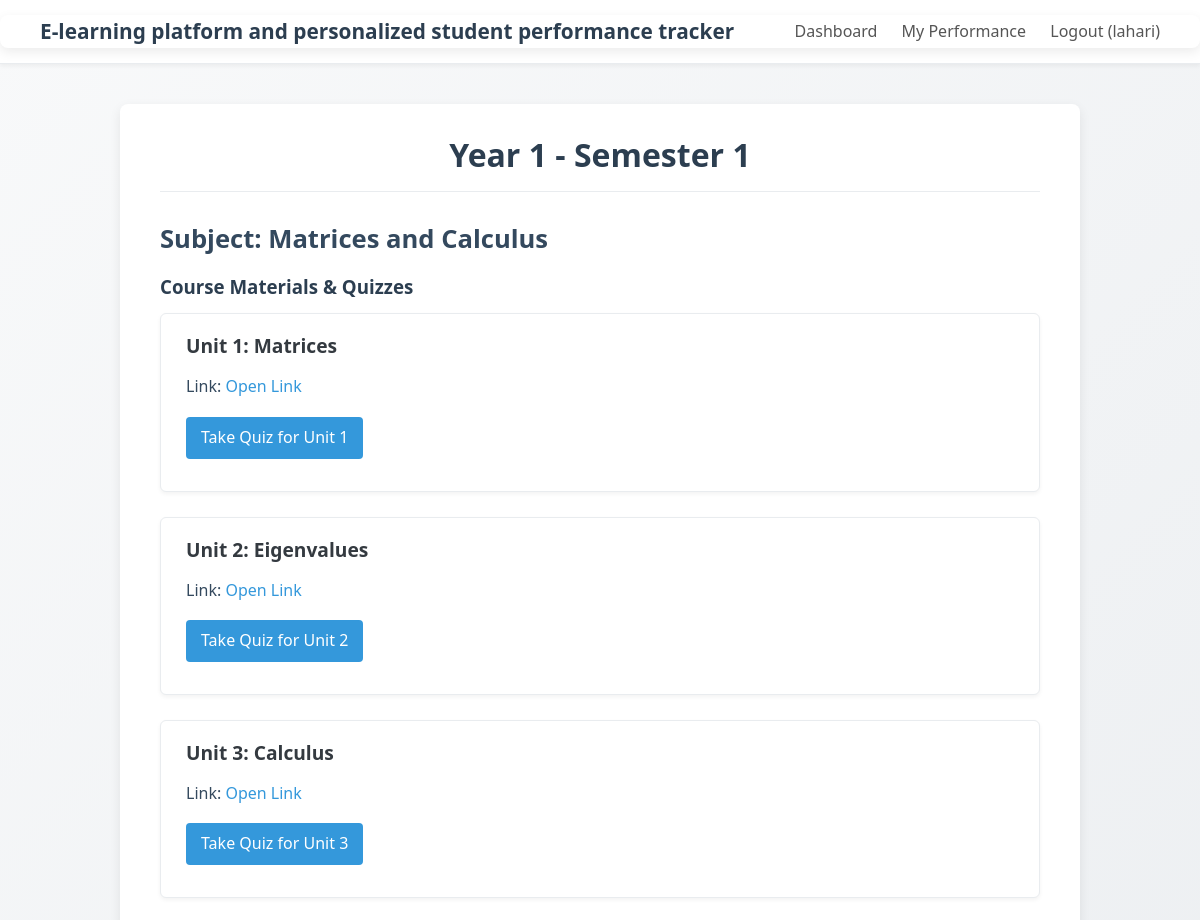
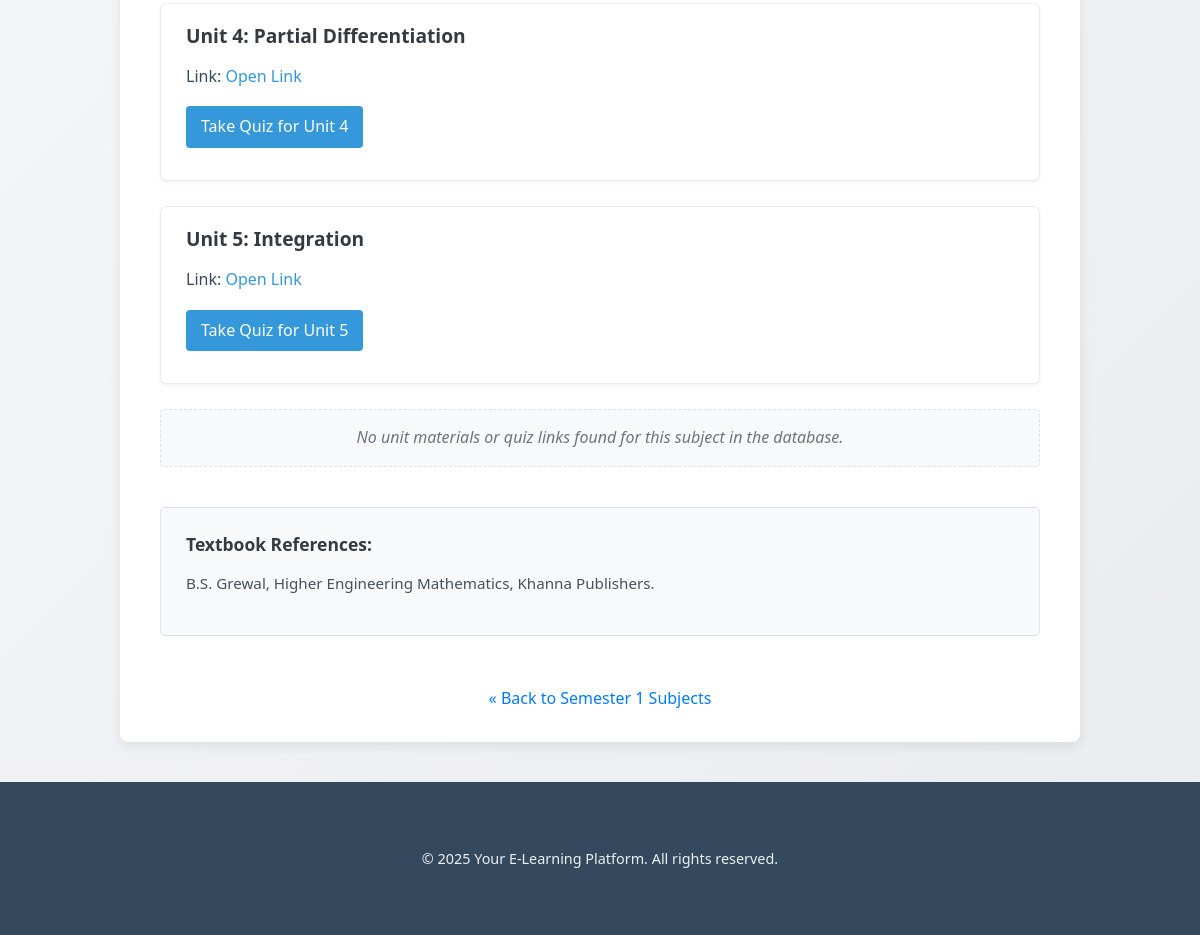
/year1/semester1/subject/Matrices and Calculus (signed in), run on the app's committed database (2 pictures, top to bottom).
### tables this page shows
CREATE TABLE courses (
    id INTEGER PRIMARY KEY,
    year INTEGER,
    content TEXT
, semester INTEGER, unit1_link TEXT, unit2_link TEXT, unit3_link TEXT, unit4_link TEXT, unit5_link TEXT, subject TEXT, unit1_name TEXT, unit2_name TEXT, unit3_name TEXT, unit4_name TEXT, unit5_name TEXT, referencebooks TEXT);

### app.py (the view)
@app.route('/year<int:year>/semester<int:semester>/subject/<subject>')
@login_required
def subject_detail_view(year, semester, subject):
    if not (1 <= year <= 4 and 1 <= semester <= 2):
        flash("Invalid year or semester.", "error")
        return redirect(url_for('dashboard'))
    user_id = session['user_id']
    course = None
    db = get_db()
    if not db:
        return redirect(url_for('semester_view', year_num=year, semester_num=semester))
    try:
        course_query = "SELECT * FROM courses WHERE year = ? AND semester = ? AND LOWER(TRIM(subject)) = LOWER(TRIM(?))"
        course = db.execute(course_query, (year, semester, subject)).fetchone()
    except sqlite3.Error as e:
        print(f"DB error fetching subject details: {e}")
        flash(f"Error retrieving data for {subject}.", "error")
        return redirect(url_for('semester_view', year_num=year, semester_num=semester))
    return render_template('subject_details.html', course=course, subject=subject, year=year, semester=semester)

### app.py (called while the page is built)
def get_db():
    if 'db' not in g:
        try:
            g.db = sqlite3.connect(DATABASE, timeout=10)
            g.db.row_factory = sqlite3.Row
            g.db.execute("PRAGMA journal_mode=WAL;")
            g.db.execute("PRAGMA busy_timeout = 5000;")
            g.db.execute("PRAGMA foreign_keys = ON;")
        except sqlite3.Error as e:
            print(f"Database connection error: {e}")
            flash("Database service is currently unavailable. Please try again later.", "error")
            g.db = None # Ensure g.db is None if connection fails
    return g.db

@app.context_processor
def inject_now():
    return {'now': datetime.now(timezone.utc)}

def login_required(f):
    @functools.wraps(f)
    def decorated_function(*args, **kwargs):
        if 'user_id' not in session:
            flash('Please log in to access this page.', 'warning')
            session['next_url'] = request.url
            return redirect(url_for('login'))
        return f(*args, **kwargs)
    return decorated_function

### templates/subject_details.html (shortened to what this page needs)
{% extends "base.html" %}
{% block content %}
<div class="container">
    <h1>Year {{ year }} - Semester {{ semester }}</h1>
    <h2>Subject: {{ subject }}</h2>
    {% if course %}
        <h3>Course Materials & Quizzes</h3>
        {% set unit_found = false %}
        {% for i in range(1, 6) %}
            {% set unit_link_col = 'unit' ~ i ~ '_link' %}
            {% set unit_name_col = 'unit' ~ i ~ '_name' %}
            {% if course[unit_link_col] and course[unit_link_col] | trim %}
                {% set unit_found = true %}
                <div class="unit-section">
                    {% set current_unit_name = course[unit_name_col] if course[unit_name_col] and course[unit_name_col]|trim else ('Unit ' + i|string) %}
                    <h4>
                        Unit {{ i }}: {{ current_unit_name }}
                    </h4>
                    <p>
                         Link: <a href="{{ course[unit_link_col] }}" target="_blank" rel="noopener noreferrer">Open Link</a>
                    </p>
                    <p>
                        <a href="{{ url_for('quiz', year=year, semester=semester, subject=subject, unit=i) }}" class="button-link">
                            Take Quiz for Unit {{ i }}
                        </a>
                    </p>
                </div>
            {% endif %}
        {% endfor %}
        {% if not unit_found %}
             <p class="content-not-found">No unit materials or quiz links found for this subject in the database.</p>
        {% endif %}
        <div class="references-section">
            <h4>Textbook References:</h4>
            {% if course['referencebooks'] and course['referencebooks'] | trim %}
                <p>{{ course['referencebooks'] | replace('\n', '<br>') | safe }}</p>
            {% else %}
                <p class="content-not-found">No specific textbook references provided.</p>
            {% endif %}
        </div>
    {% else %}
        <p class="content-not-found">Subject content details could not be loaded for "{{ subject }}". Please check the subject name or contact support.</p>
    {% endif %}
     <div class="subject-details-back-link-container">
        <a class="back-link" href="{{ url_for('semester_view', year_num=year, semester_num=semester) }}">
            « Back to Semester {{ semester }} Subjects
        </a>
     </div>
</div>
{% endblock %}

### static/css/style.css (style rules this page uses)
* { box-sizing: border-box; margin: 0; padding: 0; }
body { font-family: system-ui, -apple-system, BlinkMacSystemFont, "Segoe UI", Roboto, Oxygen, Ubuntu, Cantarell, "Open Sans", "Helvetica Neue", sans-serif; line-height: 1.6; color: #34495e; background-color: #eef2f7; background-image: linear-gradient(135deg, #f8f9fa 0%, #e9ecef 100%); min-height: 100vh; display: flex; flex-direction: column; }
.container { max-width: 960px; margin: 40px auto; background-color: #ffffff; padding: 30px 40px; border-radius: 8px; box-shadow: 0 4px 12px rgba(0, 0, 0, 0.08); }
h1, h2, h3, h4, h5, h6 { margin-bottom: 0.75em; color: #2c3e50; font-weight: 600; line-height: 1.3; }
h1 { font-size: 2em; text-align: center; border-bottom: 1px solid #e9ecef; padding-bottom: 15px; margin-bottom: 30px; }
h2 { font-size: 1.6em; margin-bottom: 20px; color: #34495e; }
p { margin-bottom: 1em; }
a { color: #3498db; text-decoration: none; transition: color 0.2s ease; }
.back-link { display: inline-block; margin-top: 20px; font-weight: 500; color: #007bff; text-decoration: none; }
.unit-section { margin-bottom: 25px; padding: 20px 25px; border: 1px solid #e9ecef; border-radius: 6px; background-color: #ffffff; box-shadow: 0 2px 4px rgba(0, 0, 0, 0.05); }
.unit-section h4 { font-size: 1.2em; color: #343a40; margin-bottom: 15px; }
.unit-section p { margin-bottom: 12px; }
.unit-section p a { font-weight: 500; text-decoration: none; }
.unit-section .button-link { display: inline-block; margin-top: 5px; padding: 8px 15px; background-color: #3498db; color: white; border-radius: 4px; font-weight: 500; transition: background-color 0.2s ease; text-decoration: none; }
.references-section { margin-top: 40px; padding: 25px; background-color: #f8f9fa; border: 1px solid #dee2e6; border-radius: 5px; font-size: 0.95em; color: #495057; }
.references-section h4 { font-size: 1.15em; margin-bottom: 15px; color: #343a40; }
.content-not-found { color: #6c757d; font-style: italic; margin-top: 15px; padding: 15px; background-color: #f8f9fa; border: 1px dashed #dee2e6; border-radius: 4px; text-align: center; }
.subject-details-back-link-container { text-align: center; margin-top: 30px; }

### data on the page
courses: subject "Matrices and Calculus", unit1_name "Matrices" "Eigenvalues" "Calculus" "Partial Differentiation" "Integration", referencebooks "B.S. Grewal, Higher Engineering Mathematics, Khanna Publishers."

### other printed values
{{ session.username }} "lahari"
{{ year }} "1"
{{ semester }} "1"
{{ i }} "1" "2" "3" "4" "5"
